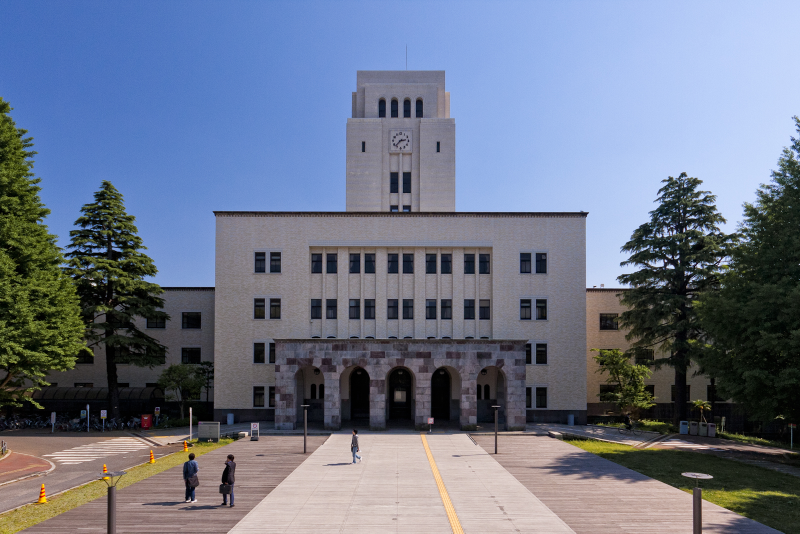
#> input picture data/Titech2.jpg, 1600 x 1067 px (shown at 1/2 size)
$ python derivative_filter_test.py   (older library calls are emulated)
#> lines starting #> are read from the running program, lines starting #| are printed output that depends on the picture

import cv2
import os
import matplotlib.pyplot as plt
import numpy as np


def derivative_filter():

    print('Derivative Filter Test')

    # Create Sample Image.
    height = 61
    width = 501
    band_width = 16
    peak = 255
    org_img = np.zeros((height, width), dtype=np.uint8)
    org_img[:, int(width / 2 - band_width / 2)
                   :int(width / 2 + band_width / 2 + 1)] = peak

    # Prepare figure.
    fig = plt.figure(figsize=(10, 12))

    # Preapare Buffers.
    unit = np.zeros((width, 1))
    unit[int(width / 2), :] = 1.0

    # Genearate 1st Deriv Kernel
    deriv_1st_kernel = np.array([[-1.0], [1.0]], dtype=np.float)

    # Genearate 2nd Deriv Kernel
    deriv_2nd_kernel = np.array([[1.0], [-2.0], [1.0]], dtype=np.float)

    # Apply 1st Derivative Filter
    filtered_1st = cv2.filter2D(
        org_img, cv2.CV_32FC1, deriv_1st_kernel.transpose())

    # Apply Laplacian Filter
    filtered_2nd = cv2.filter2D(
        org_img, cv2.CV_32FC1, deriv_2nd_kernel.transpose())

    # Show Input Image
    ax = fig.add_subplot(4, 1, 1)
    ax.set_title("Input Image")
    ax.imshow(org_img, cmap='gray', vmin=0, vmax=255)

    # Plot Original Profile
    ax = fig.add_subplot(4, 1, 2)
    ax.set_title("Profile of Input Image")
    ax.set_ylim([0, 300])
    line_1d = org_img[int(height / 2.0), :]
    ax.plot(line_1d)

    # Plot Filtered Profile
    ax = fig.add_subplot(4, 1, 3)
    ax.set_title("Responce against 1st Derivative Filter")
    ax.set_ylim([-300, 300])
    line_1d = filtered_1st[int(height / 2.0), :]
    ax.plot(line_1d)

    # Plot Filtered Profile
    ax = fig.add_subplot(4, 1, 4)
    ax.set_title("Responce against Laplacian Filter")
    ax.set_ylim([-300, 300])
    line_1d = filtered_2nd[int(height / 2.0), :]
    ax.plot(line_1d)

    fig.tight_layout()
    plt.show()


def derivative_filter_with_gaussian(band, init_sigma, k, normalize=False):

    print('Derivative Filter with Gaussian Test')

    # Create Sample Image.
    height = 101
    width = 501
    band_width = band
    peak = 255
    org_img = np.zeros((height, width), dtype=np.uint8)
    org_img[:, int(width / 2 - band_width):int(width / 2 + band_width)] = peak

    # Prepare figure.
    fig = plt.figure(figsize=(20, 8))

    # Preapare Buffers.
    unit = np.zeros((width, 1))
    unit[int(width / 2), :] = 1.0
    sigmas = list()
    gauss_kernels = list()
    filtered_images = list()
    filtered_1st_images = list()
    filtered_2nd_images = list()

    # Genearate 1st Deriv Kernel
    deriv_1st_kernel = np.array([[-0.5], [0.0], [0.5]], dtype=np.float)

    # Genearate 2nd Deriv Kernel
    deriv_2nd_kernel = np.array([[1.0], [-2.0], [1.0]], dtype=np.float)

    # Generate Gaussian Kernel
    sigma_num = 5
    sigma = init_sigma
    for i in range(sigma_num):
        # Generate Gaussian Kernel
        sigmas.append(sigma)
        gauss_kernels.append(cv2.getGaussianKernel(ksize=width, sigma=sigma))

        # Generate Images.
        filtered_images.append(cv2.filter2D(
            org_img, cv2.CV_32FC1, gauss_kernels[-1].transpose()))
        filtered_1st_images.append(cv2.filter2D(
            filtered_images[-1], cv2.CV_32FC1, deriv_1st_kernel.transpose()) * (sigma if normalize else 1.0))
        filtered_2nd_images.append(cv2.filter2D(
            filtered_images[-1], cv2.CV_32FC1, deriv_2nd_kernel.transpose()) * (sigma**2 if normalize else 1.0))

        sigma = k * sigma

    for i in range(sigma_num):
        # Show Input Image
        ax = fig.add_subplot(4, sigma_num, i + 1)
        # ax.set_title("Filtered Image with Sigma : " + str(sigmas[i]))
        ax.set_title('sigma=' + str('{:.2f}'.format(sigmas[i])), fontsize=9)
        ax.imshow(filtered_images[i], cmap='gray', vmin=0, vmax=255)

    for i in range(sigma_num):
        # Plot Original Profile
        ax = fig.add_subplot(4, sigma_num, i + 1 + sigma_num)
        ax.set_title("Profile of Input Image", fontsize=9)
        ax.set_xlim([0, 500])
        ax.set_ylim([0, 300])
        line_1d = filtered_images[i][int(height / 2.0), :]
        ax.plot(line_1d)

    for i in range(sigma_num):
        # Plot Filtered Profile
        ax = fig.add_subplot(4, sigma_num, i + 1 + 2 * sigma_num)
        ax.set_title("Responce against 1st Derivative Filter", fontsize=9)
        ax.set_xlim([0, 500])
        ax.set_ylim([-150, 150])
        # ax.set_ylim([-2000, 2000])
        line_1d = filtered_1st_images[i][int(height / 2.0), :]
        ax.plot(line_1d)

    for i in range(sigma_num):
        # Plot Filtered Profile
        ax = fig.add_subplot(4, sigma_num, i + 1 + 3 * sigma_num)
        ax.set_title("Responce against Laplacian Filter", fontsize=9)
        ax.set_xlim([0, 500])
        ax.set_ylim([-150, 150])
        # ax.set_ylim([-2000, 2000])
        line_1d = filtered_2nd_images[i][int(height / 2.0), :]
        ax.plot(line_1d)

    fig.tight_layout()
    plt.show()


def filter_sample_image():

    cur_dir = os.path.dirname(os.path.abspath(__file__))
    path = cur_dir + '/../data/Titech2.jpg'
    img = cv2.resize(cv2.imread(path), None, fx=0.5, fy=0.5)
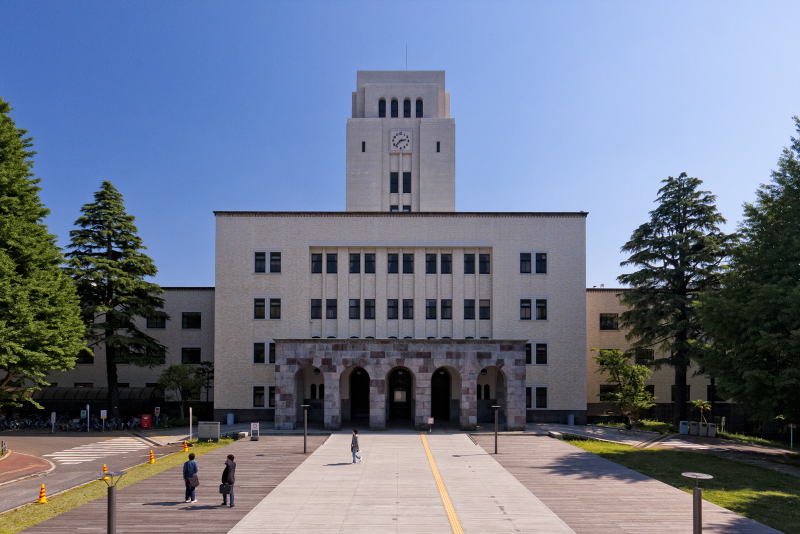
#> img: shape (534, 800, 3); mean B, G, R 137.1, 117.8, 109.2
    img = cv2.GaussianBlur(img, ksize=(7, 7), sigmaX=0.5)
    gray_img = cv2.cvtColor(img, cv2.COLOR_BGR2GRAY)
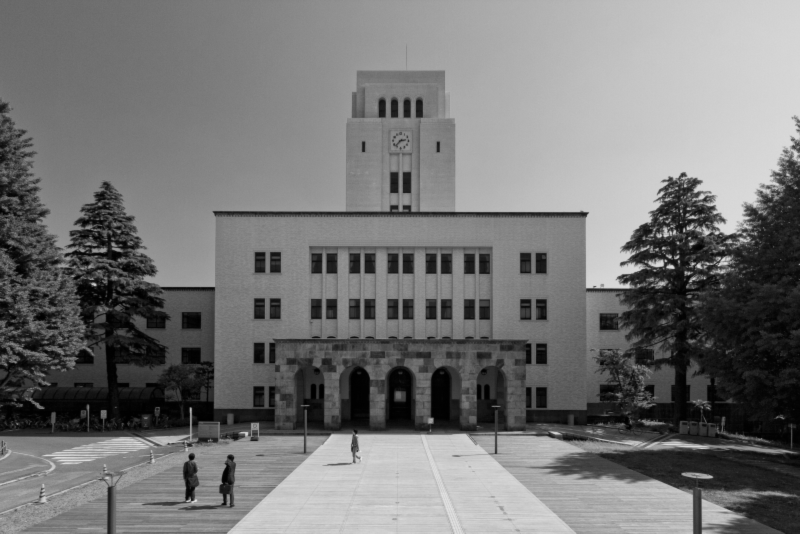
#> gray_img: shape (534, 800); min 0, max 225, mean 117.4

    # Genearate 1st Deriv Kernel
    deriv_1st_kernel_x = np.array([[-1/2.0, 0.0, 1/2.0]], dtype=np.float)
    gray_img_1st_x = cv2.filter2D(
        gray_img, cv2.CV_32FC1, deriv_1st_kernel_x) + 127.0
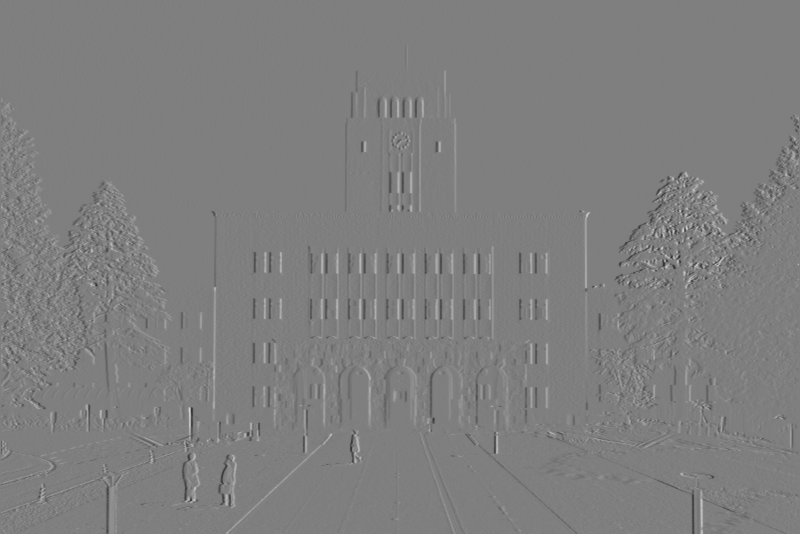
#> gray_img_1st_x: shape (534, 800) float32; min 47, max 210, mean 127
    gray_img_1st_x = np.uint8(gray_img_1st_x)

    deriv_1st_kernel_y = np.array([[-1/2.0], [0.0], [1/2.0]], dtype=np.float)
    gray_img_1st_y = cv2.filter2D(
        gray_img, cv2.CV_32FC1, deriv_1st_kernel_y) + 127.0
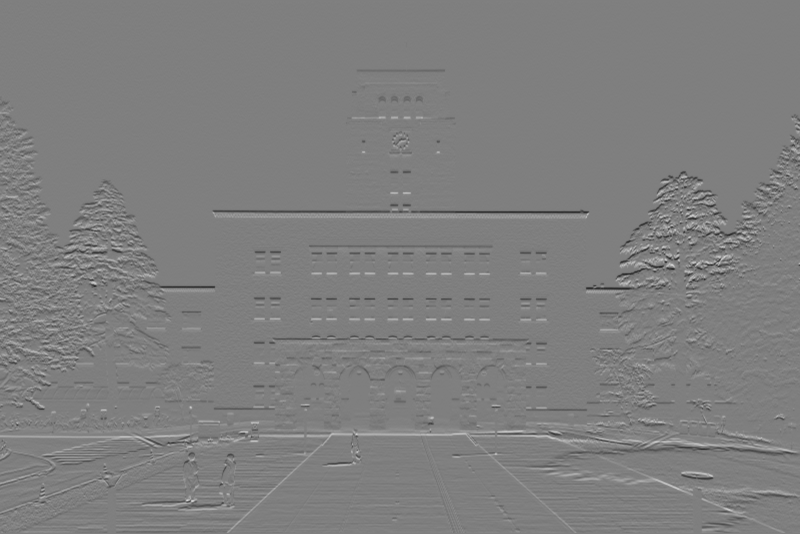
#> gray_img_1st_y: shape (534, 800) float32; min 40.5, max 211.5, mean 127
    gray_img_1st_y = np.uint8(gray_img_1st_y)

    # Genearate 2nd Deriv Kernel
    deriv_2nd_kernel = np.array(
        [[0.0, 1.0, 0.0], [1.0, -4.0, 1.0], [0.0, 1.0, 0.0]], dtype=np.float)
    gray_img_2nd = cv2.filter2D(
        gray_img, cv2.CV_32FC1, deriv_2nd_kernel) + 127.0
    gray_img_2nd = np.uint8(gray_img_2nd)
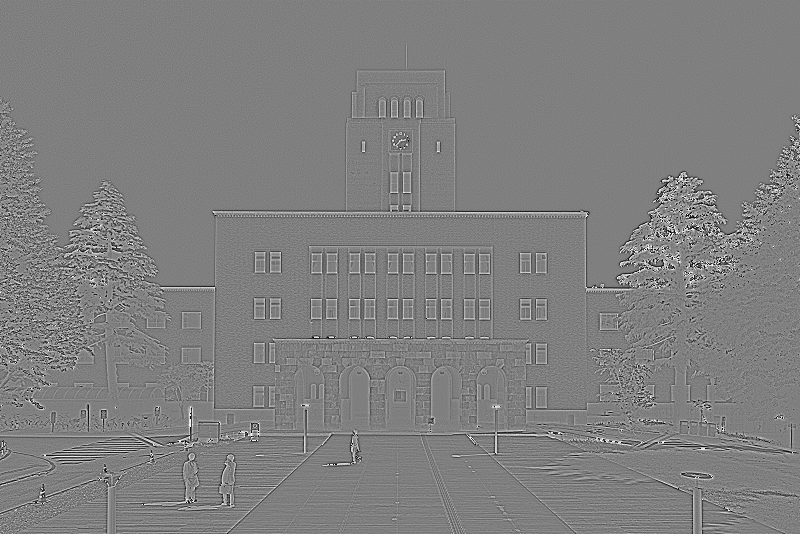
#> gray_img_2nd: shape (534, 800); min 0, max 255, mean 127.2

    cv2.imshow('Original Image', gray_img)
    cv2.imshow('Image with 1st Derivative Filter in x', gray_img_1st_x)
    cv2.imshow('Image with 2nd Derivative Filter in y', gray_img_1st_y)
    cv2.imshow('Image with Laplacian Filter', gray_img_2nd)
    cv2.waitKey(0)


if __name__ == "__main__":

    filter_sample_image()

    derivative_filter()
#> in derivative_filter, `plt.show()`:
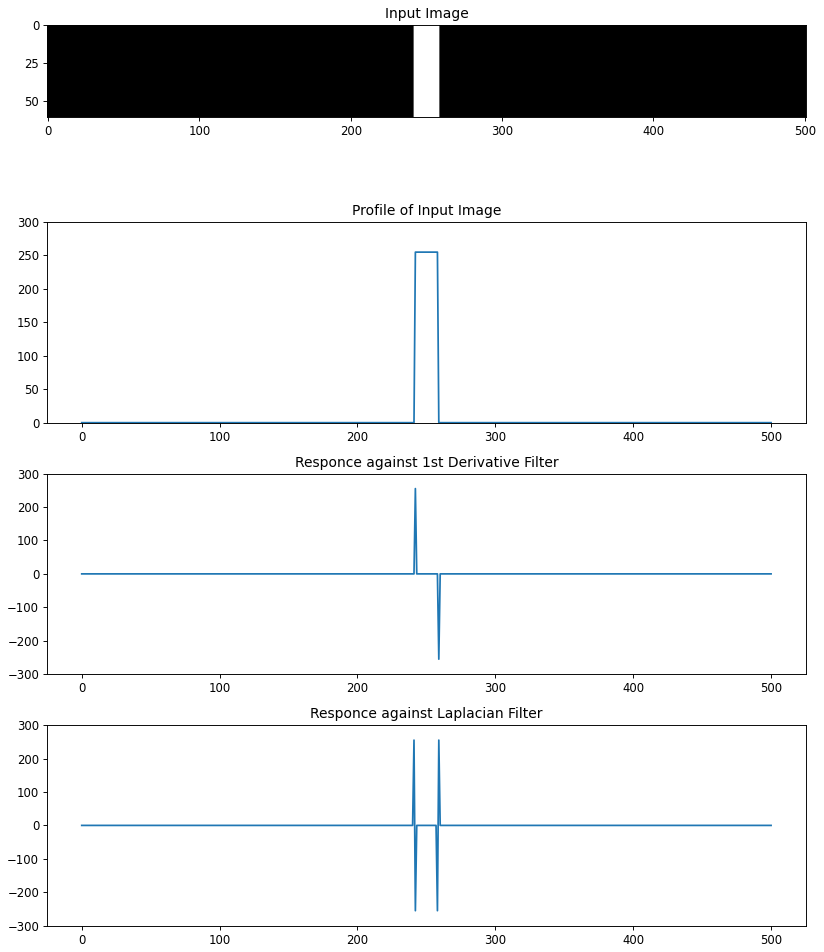
#> figure drawn by matplotlib, 4 panels; panel 2: curve peaks at x = 242, y = 255; panel 3: curve peaks at x = 242, y = 255; panel 4: curve peaks at x = 241, y = 255

    derivative_filter_with_gaussian(
        band=16, init_sigma=2.0, k=2, normalize=True)
#> in derivative_filter_with_gaussian, `plt.show()`:
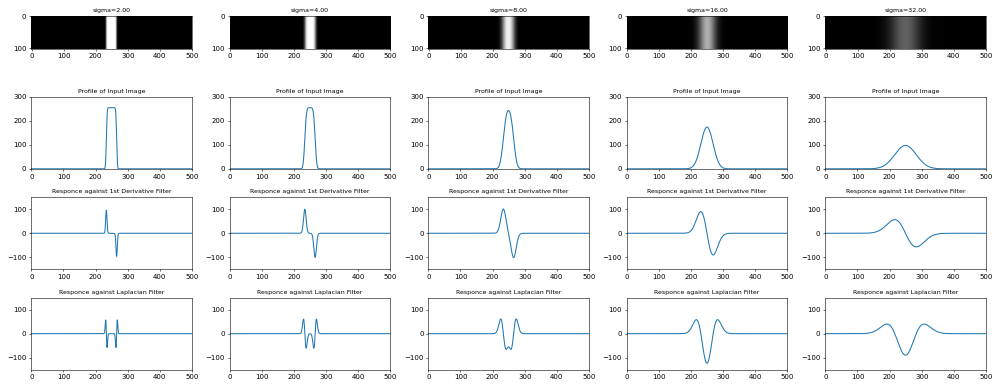
#> figure drawn by matplotlib, 20 panels; panel 6: curve peaks at x = 247, y = 255; panel 7: curve peaks at x = 249, y = 255; panel 8: curve peaks at x = 250, y = 243.3; panel 9: curve peaks at x = 250, y = 174

    derivative_filter_with_gaussian(
        band=16, init_sigma=2.0, k=2, normalize=False)

$ run again, with data/himawari.jpg copied over data/Titech2.jpg
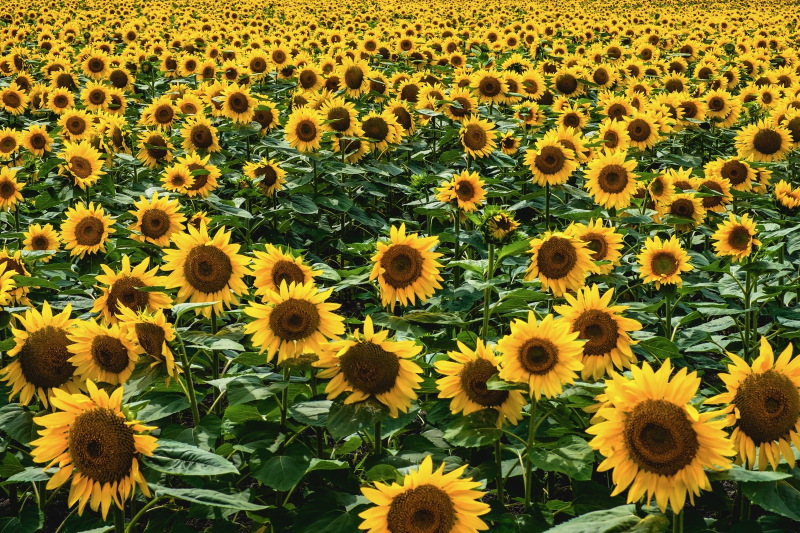
#> input picture data/himawari.jpg, 1600 x 1066 px (shown at 1/2 size)
#> in filter_sample_image, `gray_img = cv2.cvtColor(img, cv2.COLOR_BGR2GRAY)`:
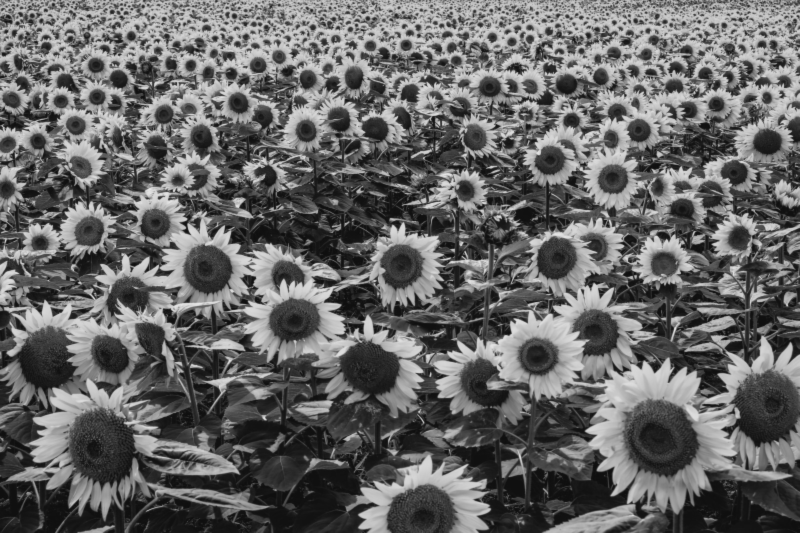
#> gray_img: shape (533, 800); min 14, max 228, mean 102.2
#> in filter_sample_image, `gray_img_2nd = np.uint8(gray_img_2nd)`:
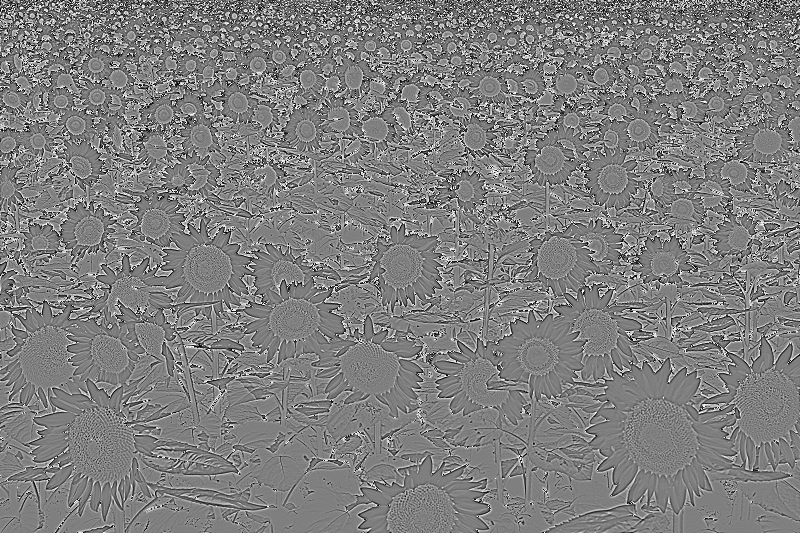
#> gray_img_2nd: shape (533, 800); min 0, max 255, mean 127.1
